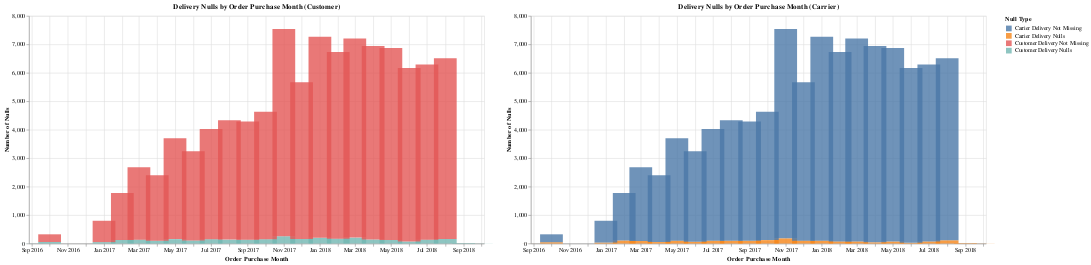

Notebook source saved alongside this figure:
### Markdown cell above
## Investigate nulls in 'order_delivered_customer_date' and 'order_delivered_carrier_date'

### Code cell
"""
Features: Order Purchase Date, Delivery Null Count
"""

df_order = data.convert_to_datetime(df_order)

df_order = data.add_date_features(df_order)

customer_all, carrier_all = views.get_delivery_nulls(df_order)

customer_nulls_chart, carrier_nulls_chart = charts.delivery_nulls_chart(df_order)

customer_nulls_chart | carrier_nulls_chart

### Figure 1 — Vega-Lite specification as saved in the notebook (floating-point values rounded to 4 significant figures)
{"config": {"view": {"continuousWidth": 300, "continuousHeight": 300}}, "hconcat": [{"data": {"name": "data-48971a33ca331532c94dc006b7f80301"}, "mark": {"type": "bar", "color": "orange", "opacity": 0.8, "size": 40}, "encoding": {"color": {"field": "Type", "title": "Null Type", "type": "nominal"}, "tooltip": [{"field": "order_purchase_month", "type": "temporal"}, {"field": "Null Count", "type": "quantitative"}, {"field": "Type", "type": "nominal"}], "x": {"axis": {"format": "%b %Y"}, "field": "order_purchase_month", "title": "Order Purchase Month", "type": "temporal"}, "y": {"field": "Null Count", "title": "Number of Nulls", "type": "quantitative"}}, "height": 400, "title": "Delivery Nulls by Order Purchase Month (Customer)", "width": 800}, {"data": {"name": "data-7e9afccb7a7e6f987f68a18314069fc9"}, "mark": {"type": "bar", "color": "steelblue", "opacity": 0.8, "size": 40}, "encoding": {"color": {"field": "Type", "title": "Null Type", "type": "nominal"}, "tooltip": [{"field": "order_purchase_month", "type": "temporal"}, {"field": "Null Count", "type": "quantitative"}, {"field": "Type", "type": "nominal"}], "x": {"axis": {"format": "%b %Y"}, "field": "order_purchase_month", "title": "Order Purchase Month", "type": "temporal"}, "y": {"field": "Null Count", "title": "Number of Nulls", "type": "quantitative"}}, "height": 400, "title": "Delivery Nulls by Order Purchase Month (Carrier)", "width": 800}], "$schema": "https://vega.github.io/schema/vega-lite/v5.20.1.json", "datasets": {"data-48971a33ca331532c94dc006b7f80301": [{"order_purchase_month": "2016-09-01T00:00:00", "Null Count": 3, "Type": "Customer Delivery Nulls"}, {"order_purchase_month": "2016-10-01T00:00:00", "Null Count": 54, "Type": "Customer Delivery Nulls"}, {"order_purchase_month": "2017-01-01T00:00:00", "Null Count": 50, "Type": "Customer Delivery Nulls"}, {"order_purchase_month": "2017-02-01T00:00:00", "Null Count": 127, "Type": "Customer Delivery Nulls"}, {"order_purchase_month": "2017-03-01T00:00:00", "Null Count": 136, "Type": "Customer Delivery Nulls"}, {"order_purchase_month": "2017-04-01T00:00:00", "Null Count": 101, "Type": "Customer Delivery Nulls"}, {"order_purchase_month": "2017-05-01T00:00:00", "Null Count": 155, "Type": "Customer Delivery Nulls"}, {"order_purchase_month": "2017-06-01T00:00:00", "Null Count": 110, "Type": "Customer Delivery Nulls"}, {"order_purchase_month": "2017-07-01T00:00:00", "Null Count": 154, "Type": "Customer Delivery Nulls"}, {"order_purchase_month": "2017-08-01T00:00:00", "Null Count": 138, "Type": "Customer Delivery Nulls"}, {"order_purchase_month": "2017-09-01T00:00:00", "Null Count": 135, "Type": "Customer Delivery Nulls"}, {"order_purchase_month": "2017-10-01T00:00:00", "Null Count": 153, "Type": "Customer Delivery Nulls"}, {"order_purchase_month": "2017-11-01T00:00:00", "Null Count": 256, "Type": "Customer Delivery Nulls"}, {"order_purchase_month": "2017-12-01T00:00:00", "Null Count": 160, "Type": "Customer Delivery Nulls"}, {"order_purchase_month": "2018-01-01T00:00:00", "Null Count": 200, "Type": "Customer Delivery Nulls"}, {"order_purchase_month": "2018-02-01T00:00:00", "Null Count": 172, "Type": "Customer Delivery Nulls"}, {"order_purchase_month": "2018-03-01T00:00:00", "Null Count": 208, "Type": "Customer Delivery Nulls"}, {"order_purchase_month": "2018-04-01T00:00:00", "Null Count": 141, "Type": "Customer Delivery Nulls"}, {"order_purchase_month": "2018-05-01T00:00:00", "Null Count": 124, "Type": "Customer Delivery Nulls"}, {"order_purchase_month": "2018-06-01T00:00:00", "Null Count": 71, "Type": "Customer Delivery Nulls"}, {"order_purchase_month": "2018-07-01T00:00:00", "Null Count": 136, "Type": "Customer Delivery Nulls"}, {"order_purchase_month": "2018-08-01T00:00:00", "Null Count": 161, "Type": "Customer Delivery Nulls"}, {"order_purchase_month": "2018-09-01T00:00:00", "Null Count": 16, "Type": "Customer Delivery Nulls"}, {"order_purchase_month": "2018-10-01T00:00:00", "Null Count": 4, "Type": "Customer Delivery Nulls"}, {"order_purchase_month": "2016-09-01T00:00:00", "Null Count": 1, "Type": "Customer Delivery Not Missing"}, {"order_purchase_month": "2016-10-01T00:00:00", "Null Count": 270, "Type": "Customer Delivery Not Missing"}, {"order_purchase_month": "2016-12-01T00:00:00", "Null Count": 1, "Type": "Customer Delivery Not Missing"}, {"order_purchase_month": "2017-01-01T00:00:00", "Null Count": 750, "Type": "Customer Delivery Not Missing"}, {"order_purchase_month": "2017-02-01T00:00:00", "Null Count": 1653, "Type": "Customer Delivery Not Missing"}, {"order_purchase_month": "2017-03-01T00:00:00", "Null Count": 2546, "Type": "Customer Delivery Not Missing"}, {"order_purchase_month": "2017-04-01T00:00:00", "Null Count": 2303, "Type": "Customer Delivery Not Missing"}, {"order_purchase_month": "2017-05-01T00:00:00", "Null Count": 3545, "Type": "Customer Delivery Not Missing"}, {"order_purchase_month": "2017-06-01T00:00:00", "Null Count": 3135, "Type": "Customer Delivery Not Missing"}, {"order_purchase_month": "2017-07-01T00:00:00", "Null Count": 3872, "Type": "Customer Delivery Not Missing"}, {"order_purchase_month": "2017-08-01T00:00:00", "Null Count": 4193, "Type": "Customer Delivery Not Missing"}, {"order_purchase_month": "2017-09-01T00:00:00", "Null Count": 4150, "Type": "Customer Delivery Not Missing"}, {"order_purchase_month": "2017-10-01T00:00:00", "Null Count": 4478, "Type": "Customer Delivery Not Missing"}, {"order_purchase_month": "2017-11-01T00:00:00", "Null Count": 7288, "Type": "Customer Delivery Not Missing"}, {"order_purchase_month": "2017-12-01T00:00:00", "Null Count": 5513, "Type": "Customer Delivery Not Missing"}, {"order_purchase_month": "2018-01-01T00:00:00", "Null Count": 7069, "Type": "Customer Delivery Not Missing"}, {"order_purchase_month": "2018-02-01T00:00:00", "Null Count": 6556, "Type": "Customer Delivery Not Missing"}, {"order_purchase_month": "2018-03-01T00:00:00", "Null Count": 7003, "Type": "Customer Delivery Not Missing"}, {"order_purchase_month": "2018-04-01T00:00:00", "Null Count": 6798, "Type": "Customer Delivery Not Missing"}, {"order_purchase_month": "2018-05-01T00:00:00", "Null Count": 6749, "Type": "Customer Delivery Not Missing"}, {"order_purchase_month": "2018-06-01T00:00:00", "Null Count": 6096, "Type": "Customer Delivery Not Missing"}, {"order_purchase_month": "2018-07-01T00:00:00", "Null Count": 6156, "Type": "Customer Delivery Not Missing"}, {"order_purchase_month": "2018-08-01T00:00:00", "Null Count": 6351, "Type": "Customer Delivery Not Missing"}], "data-7e9afccb7a7e6f987f68a18314069fc9": [{"order_purchase_month": "2016-09-01T00:00:00", "Null Count": 2, "Type": "Carrier Delivery Nulls"}, {"order_purchase_month": "2016-10-01T00:00:00", "Null Count": 46, "Type": "Carrier Delivery Nulls"}, {"order_purchase_month": "2017-01-01T00:00:00", "Null Count": 34, "Type": "Carrier Delivery Nulls"}, {"order_purchase_month": "2017-02-01T00:00:00", "Null Count": 106, "Type": "Carrier Delivery Nulls"}, {"order_purchase_month": "2017-03-01T00:00:00", "Null Count": 91, "Type": "Carrier Delivery Nulls"}, {"order_purchase_month": "2017-04-01T00:00:00", "Null Count": 52, "Type": "Carrier Delivery Nulls"}, {"order_purchase_month": "2017-05-01T00:00:00", "Null Count": 100, "Type": "Carrier Delivery Nulls"}, {"order_purchase_month": "2017-06-01T00:00:00", "Null Count": 63, "Type": "Carrier Delivery Nulls"}, {"order_purchase_month": "2017-07-01T00:00:00", "Null Count": 98, "Type": "Carrier Delivery Nulls"}, {"order_purchase_month": "2017-08-01T00:00:00", "Null Count": 97, "Type": "Carrier Delivery Nulls"}, {"order_purchase_month": "2017-09-01T00:00:00", "Null Count": 98, "Type": "Carrier Delivery Nulls"}, {"order_purchase_month": "2017-10-01T00:00:00", "Null Count": 120, "Type": "Carrier Delivery Nulls"}, {"order_purchase_month": "2017-11-01T00:00:00", "Null Count": 183, "Type": "Carrier Delivery Nulls"}, {"order_purchase_month": "2017-12-01T00:00:00", "Null Count": 102, "Type": "Carrier Delivery Nulls"}, {"order_purchase_month": "2018-01-01T00:00:00", "Null Count": 100, "Type": "Carrier Delivery Nulls"}, {"order_purchase_month": "2018-02-01T00:00:00", "Null Count": 75, "Type": "Carrier Delivery Nulls"}, {"order_purchase_month": "2018-03-01T00:00:00", "Null Count": 73, "Type": "Carrier Delivery Nulls"}, {"order_purchase_month": "2018-04-01T00:00:00", "Null Count": 42, "Type": "Carrier Delivery Nulls"}, {"order_purchase_month": "2018-05-01T00:00:00", "Null Count": 70, "Type": "Carrier Delivery Nulls"}, {"order_purchase_month": "2018-06-01T00:00:00", "Null Count": 25, "Type": "Carrier Delivery Nulls"}, {"order_purchase_month": "2018-07-01T00:00:00", "Null Count": 73, "Type": "Carrier Delivery Nulls"}, {"order_purchase_month": "2018-08-01T00:00:00", "Null Count": 114, "Type": "Carrier Delivery Nulls"}, {"order_purchase_month": "2018-09-01T00:00:00", "Null Count": 15, "Type": "Carrier Delivery Nulls"}, {"order_purchase_month": "2018-10-01T00:00:00", "Null Count": 4, "Type": "Carrier Delivery Nulls"}, {"order_purchase_month": "2016-09-01T00:00:00", "Null Count": 2, "Type": "Carrier Delivery Not Missing"}, {"order_purchase_month": "2016-10-01T00:00:00", "Null Count": 278, "Type": "Carrier Delivery Not Missing"}, {"order_purchase_month": "2016-12-01T00:00:00", "Null Count": 1, "Type": "Carrier Delivery Not Missing"}, {"order_purchase_month": "2017-01-01T00:00:00", "Null Count": 766, "Type": "Carrier Delivery Not Missing"}, {"order_purchase_month": "2017-02-01T00:00:00", "Null Count": 1674, "Type": "Carrier Delivery Not Missing"}, {"order_purchase_month": "2017-03-01T00:00:00", "Null Count": 2591, "Type": "Carrier Delivery Not Missing"}, {"order_purchase_month": "2017-04-01T00:00:00", "Null Count": 2352, "Type": "Carrier Delivery Not Missing"}, {"order_purchase_month": "2017-05-01T00:00:00", "Null Count": 3600, "Type": "Carrier Delivery Not Missing"}, {"order_purchase_month": "2017-06-01T00:00:00", "Null Count": 3182, "Type": "Carrier Delivery Not Missing"}, {"order_purchase_month": "2017-07-01T00:00:00", "Null Count": 3928, "Type": "Carrier Delivery Not Missing"}, {"order_purchase_month": "2017-08-01T00:00:00", "Null Count": 4234, "Type": "Carrier Delivery Not Missing"}, {"order_purchase_month": "2017-09-01T00:00:00", "Null Count": 4187, "Type": "Carrier Delivery Not Missing"}, {"order_purchase_month": "2017-10-01T00:00:00", "Null Count": 4511, "Type": "Carrier Delivery Not Missing"}, {"order_purchase_month": "2017-11-01T00:00:00", "Null Count": 7361, "Type": "Carrier Delivery Not Missing"}, {"order_purchase_month": "2017-12-01T00:00:00", "Null Count": 5571, "Type": "Carrier Delivery Not Missing"}, {"order_purchase_month": "2018-01-01T00:00:00", "Null Count": 7169, "Type": "Carrier Delivery Not Missing"}, {"order_purchase_month": "2018-02-01T00:00:00", "Null Count": 6653, "Type": "Carrier Delivery Not Missing"}, {"order_purchase_month": "2018-03-01T00:00:00", "Null Count": 7138, "Type": "Carrier Delivery Not Missing"}, {"order_purchase_month": "2018-04-01T00:00:00", "Null Count": 6897, "Type": "Carrier Delivery Not Missing"}, {"order_purchase_month": "2018-05-01T00:00:00", "Null Count": 6803, "Type": "Carrier Delivery Not Missing"}, {"order_purchase_month": "2018-06-01T00:00:00", "Null Count": 6142, "Type": "Carrier Delivery Not Missing"}, {"order_purchase_month": "2018-07-01T00:00:00", "Null Count": 6219, "Type": "Carrier Delivery Not Missing"}, {"order_purchase_month": "2018-08-01T00:00:00", "Null Count": 6398, "Type": "Carrier Delivery Not Missing"}, {"order_purchase_month": "2018-09-01T00:00:00", "Null Count": 1, "Type": "Carrier Delivery Not Missing"}]}}
